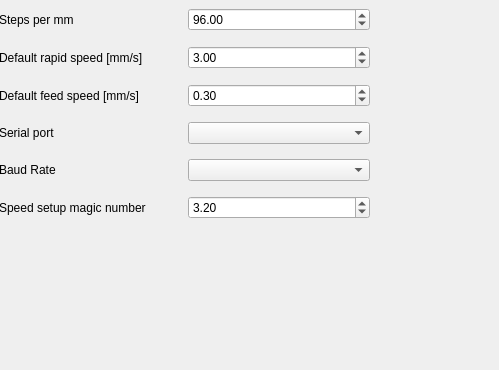
<?xml version="1.0" encoding="UTF-8"?>
<ui version="4.0">
 <class>PrefsDialog</class>
 <widget class="QDialog" name="PrefsDialog">
  <property name="geometry">
   <rect>
    <x>0</x>
    <y>0</y>
    <width>499</width>
    <height>370</height>
   </rect>
  </property>
  <property name="windowTitle">
   <string>Dialog</string>
  </property>
  <widget class="QWidget" name="gridLayoutWidget">
   <property name="geometry">
    <rect>
     <x>-1</x>
     <y>-1</y>
     <width>371</width>
     <height>230</height>
    </rect>
   </property>
   <layout class="QGridLayout" name="gridLayout">
    <item row="0" column="1">
     <widget class="QDoubleSpinBox" name="stepsSpinBox">
      <property name="minimum">
       <double>1.000000000000000</double>
      </property>
      <property name="maximum">
       <double>1000.000000000000000</double>
      </property>
      <property name="value">
       <double>96.000000000000000</double>
      </property>
     </widget>
    </item>
    <item row="2" column="1">
     <widget class="QDoubleSpinBox" name="doubleSpinBox_3">
      <property name="singleStep">
       <double>0.100000000000000</double>
      </property>
      <property name="value">
       <double>0.300000000000000</double>
      </property>
     </widget>
    </item>
    <item row="3" column="0">
     <widget class="QLabel" name="label_4">
      <property name="text">
       <string>Serial port</string>
      </property>
     </widget>
    </item>
    <item row="0" column="0">
     <widget class="QLabel" name="label">
      <property name="text">
       <string>Steps per mm</string>
      </property>
     </widget>
    </item>
    <item row="1" column="0">
     <widget class="QLabel" name="label_2">
      <property name="text">
       <string>Default rapid speed [mm/s]</string>
      </property>
     </widget>
    </item>
    <item row="2" column="0">
     <widget class="QLabel" name="label_3">
      <property name="text">
       <string>Default feed speed [mm/s]</string>
      </property>
     </widget>
    </item>
    <item row="1" column="1">
     <widget class="QDoubleSpinBox" name="doubleSpinBox_2">
      <property name="value">
       <double>3.000000000000000</double>
      </property>
     </widget>
    </item>
    <item row="5" column="1">
     <widget class="QDoubleSpinBox" name="invSpeedSpinBox">
      <property name="toolTip">
       <string>&lt;html&gt;&lt;head/&gt;&lt;body&gt;&lt;p&gt;&lt;span style=&quot; color:#008000;&quot;&gt;f_cpu&lt;/span&gt;&lt;span style=&quot; color:#c0c0c0;&quot;/&gt;&lt;span style=&quot; color:#008000;&quot;&gt;(16000000)/(stepsPerMM(96)*timerCTC(100)*preskaler(128)*bytemultipler(4))&lt;/span&gt;&lt;/p&gt;&lt;/body&gt;&lt;/html&gt;</string>
      </property>
      <property name="minimum">
       <double>0.100000000000000</double>
      </property>
      <property name="maximum">
       <double>20.000000000000000</double>
      </property>
      <property name="value">
       <double>3.200000000000000</double>
      </property>
     </widget>
    </item>
    <item row="3" column="1">
     <widget class="QComboBox" name="portsComboBox"/>
    </item>
    <item row="5" column="0">
     <widget class="QLabel" name="label_5">
      <property name="text">
       <string>Speed setup magic number</string>
      </property>
     </widget>
    </item>
    <item row="4" column="0">
     <widget class="QLabel" name="label_6">
      <property name="text">
       <string>Baud Rate</string>
      </property>
     </widget>
    </item>
    <item row="4" column="1">
     <widget class="QComboBox" name="baudComboBox"/>
    </item>
   </layout>
  </widget>
 </widget>
 <resources/>
 <connections/>
</ui>
